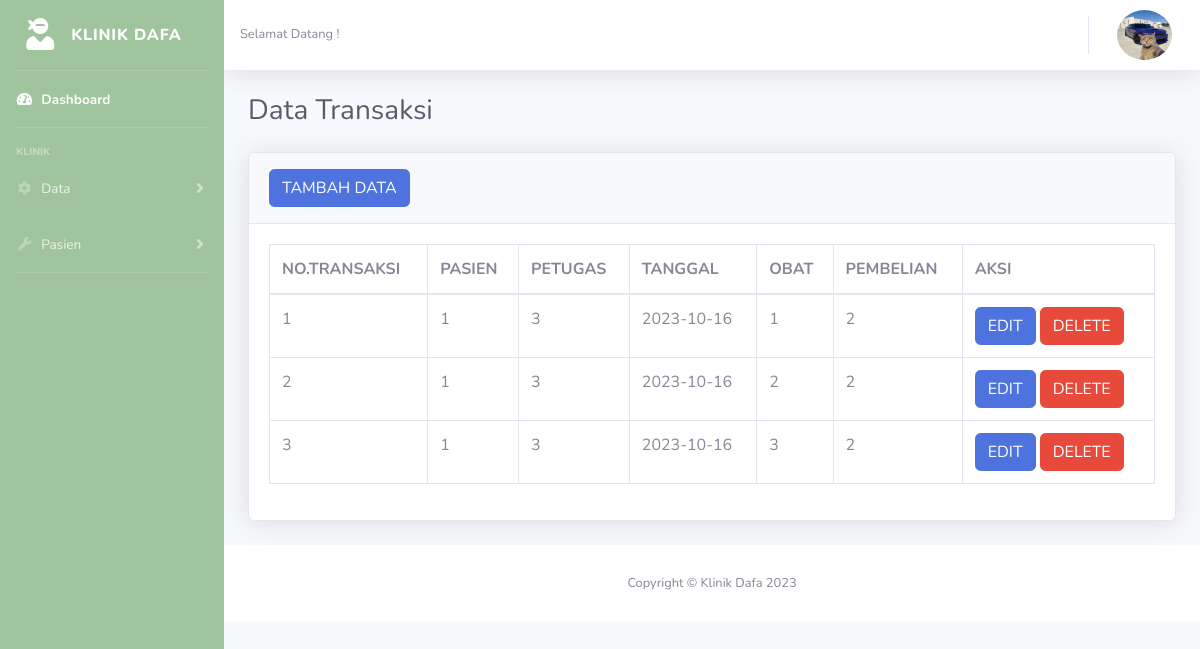
/admin/transaksi_obat.php, run on the app's committed database.
### tables this page shows
CREATE TABLE `transaksi_obat` (
  `id_transaksi` int(11) NOT NULL,
  `id_pasien` int(11) NOT NULL,
  `id_petugas` int(11) NOT NULL,
  `tanggal` date NOT NULL,
  `id_obat` int(11) NOT NULL,
  `pembelian` int(11) NOT NULL
);

### admin/transaksi_obat.php (the view, shortened to what this page needs)
<!DOCTYPE html>
<html lang="en">
<head>
    <link href="../vendor/fontawesome-free/css/all.min.css" rel="stylesheet" type="text/css">
    <link href="../css/sb-admin-2.min.css" rel="stylesheet">
</head>
<body id="page-top">
    <div id="wrapper">
<ul class="navbar-nav bg-pink sidebar sidebar-dark accordion" id="accordionSidebar">
            <a class="sidebar-brand d-flex align-items-center justify-content-center" href="index.php">
                <div class="sidebar-brand-icon">
                    <i class="fas fa-user-ninja"></i>
                </div>
                <div class="sidebar-brand-text mx-3">Klinik Dafa</div>
            </a>
            <hr class="sidebar-divider my-0">
            <li class="nav-item active">
                <a class="nav-link" href="index.php">
                    <i class="fas fa-fw fa-tachometer-alt"></i>
                    <span>Dashboard</span></a>
            </li>
            <hr class="sidebar-divider">
            <div class="sidebar-heading">
                Klinik
            </div>
            <li class="nav-item">
                <a class="nav-link collapsed" href="#" data-toggle="collapse" data-target="#collapseTwo" aria-expanded="true" aria-controls="collapseTwo">
                    <i class="fas fa-fw fa-cog"></i>
                    <span>Data</span>
                </a>
            </li>
            <li class="nav-item">
                <a class="nav-link collapsed" href="#" data-toggle="collapse" data-target="#collapseUtilities" aria-expanded="true" aria-controls="collapseUtilities">
                    <i class="fas fa-fw fa-wrench"></i>
                    <span>Pasien</span>
                </a>
            </li>
            <hr class="sidebar-divider">
        </ul>
        <div id="content-wrapper" class="d-flex flex-column">
            <div id="content">
                <nav class="navbar navbar-expand navbar-light bg-white topbar mb-4 static-top shadow">
                    <span class="mr-2 d-none d-lg-inline text-gray-600 small">Selamat Datang <?php echo $_SESSION['nama'] ?>!</span>
                    <ul class="navbar-nav ml-auto">
                         <li class="nav-item dropdown no-arrow">
                            <a class="nav-link dropdown-toggle" href="#" id="userDropdown" role="button" data-toggle="dropdown" aria-haspopup="true" aria-expanded="false">
                                <img class="img-profile rounded-circle"  src="../img/profilkucing.jpg" style="width: 55px; height: 50px;" >
                            </a>
                        </li>
                    </ul>
                </nav>
                <div class="container-fluid">
                    <div class="d-sm-flex align-items-center justify-content-between mb-4">
                        <h1 class="h3 mb-0 text-gray-800">Data Transaksi</h1>
                    </div>
                    <div class="card shadow mb-4">
                        <div class="card-header py-3">
                            <h6 class="m-0 font-weight-bold text-primary">
                                <a href="tmbh_transaksi_obat.php"><button class="btn btn-primary">TAMBAH DATA</button></a>
                            </h6>
                        </div>
                        <div class="card-body">
                            <div class="table-responsive">
                                <table class="table table-bordered" id="dataTable" width="100%" cellspacing="0">
                                    <thead>
                                        <tr>
                                            <th>NO.TRANSAKSI</th>
                                            <th>PASIEN</th>
                                            <th>PETUGAS</th>
                                            <th>TANGGAL</th>
                                            <th>OBAT</th>
                                            <th>PEMBELIAN</th>
                                            <th>AKSI</th>
                                        </tr>
                                    </thead>
                                    <tbody>
<?php
include '../koneksi.php';
$data1 = mysqli_query($koneksi,"select * from transaksi_obat");
while ($d=mysqli_fetch_array($data1)) {
?>
                                        <tr>
                                            <td><?php echo $d['id_transaksi']; ?></td>
                                            <td><?php echo $d['id_pasien']; ?></td>
                                            <td><?php echo $d['id_petugas']; ?></td>
                                            <td><?php echo $d['tanggal']; ?></td>
                                            <td><?php echo $d['id_obat']; ?></td>
                                            <td><?php echo $d['pembelian']; ?></td>
                                             <td>
                                            <a href="edit_transaksi_obat.php?id=<?php echo $d['id_transaksi']; ?>">
                                                <button class="btn btn-primary">EDIT</button>
                                            </a>
                                            <a href="hapus_transaksi_obat.php?id=<?php echo $d['id_transaksi']; ?>">
                                                <button class="btn btn-danger">DELETE</button>
                                            </a>
                                        </td>
                                        </tr>
                                    <?php } ?>
                                    </tbody>
                                </table>
                            </div>
                        </div>
                    </div>
                        </div>
            <footer class="sticky-footer bg-white">
                <div class="container my-auto">
                    <div class="copyright text-center my-auto">
                        <span>Copyright &copy; Klinik Dafa 2023</span>
                    </div>
                </div>
            </footer>
        </div>
    </div>
</body>
</html>

### admin/transaksi_obat.php (style rules this page uses)
.bg-pink { background-color: #A0C49D; }

### data on the page
transaksi_obat: id_transaksi "1", id_pasien "1", id_petugas "3", tanggal "2023-10-16", id_obat "1", pembelian "2"
transaksi_obat: id_transaksi "2", id_pasien "1", id_petugas "3", tanggal "2023-10-16", id_obat "2", pembelian "2"
transaksi_obat: id_transaksi "3", id_pasien "1", id_petugas "3", tanggal "2023-10-16", id_obat "3", pembelian "2"
